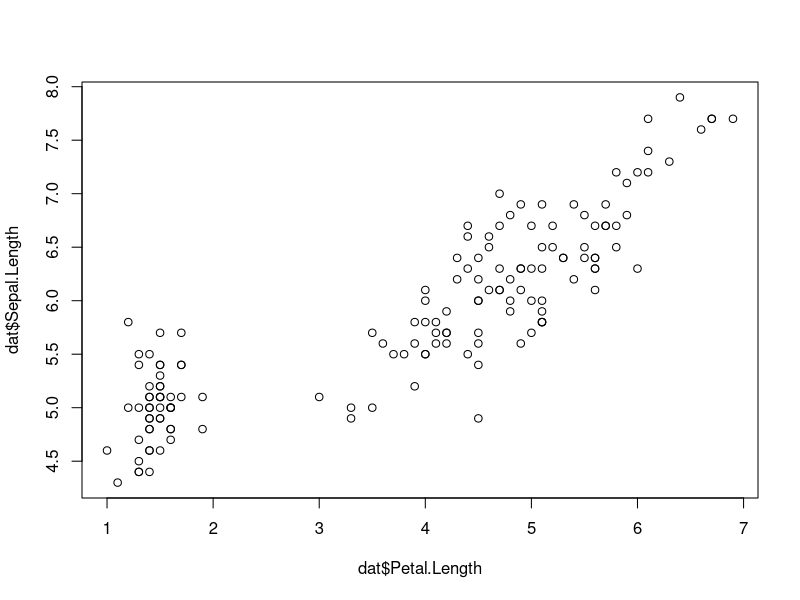
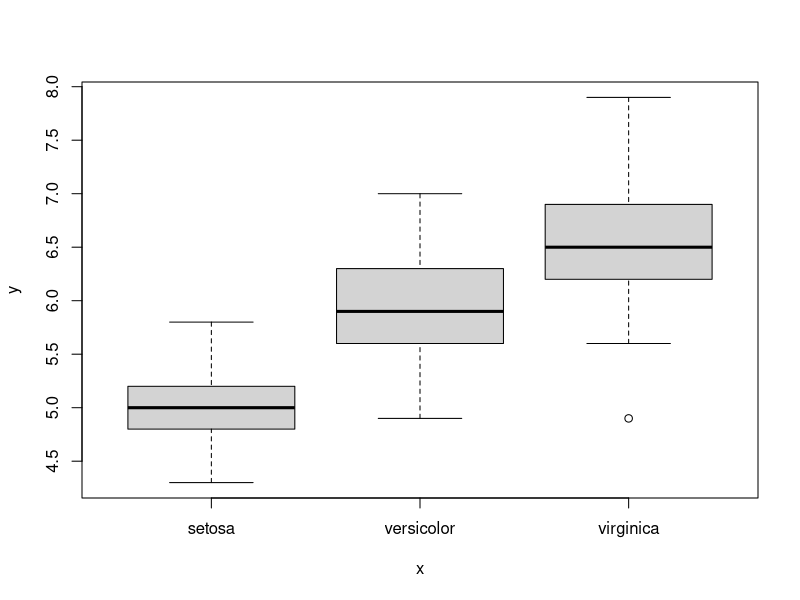

These figures' R source, in order: (Note: this script raises an error after producing the figures.)
###########################
#                         #
#    Assignment Week 3    #
#                         # 
###########################

# Instructions ####
# Fill in this script with stuff that we do in class.
# It might be a good idea to include comments/notes as well so you remember things we talk about
# At the end of this script are some comments with blank space after them
# They are plain-text instructions for what you need to accomplish.
# Your task is to write the code that accomplished those tasks.

# Then, make sure to upload this to both Canvas and your GitHub repository




# Vector operations! ####

# Vectors are 1-dimensional series of values in some order
1:10 # ':' only works for integers
  #displays a numerical vector of numbers 1 through ten
letters # built-in pre-made vector of a - z
  #displays a character vector of length 26



  #c for combine creates vectors
vector1 <- c(1,2,3,4,5,6,7,8,9,10)
vector2 <- c(5,6,7,8,4,3,2,1,3,10)
vector3 <- letters # letters and LETTERS are built-in vectors

  #vectorized calculation
vector1 + 5 #pulls all values from vector 1 to add to 5
  vector1[3] +5 #pulls the third value of vector 1 list to add to 5
vector2 / 2
  vector2[2] /2
vector1*vector2

#vector3 + 1 # can't add 1 to "a"


# Logical expressions (pay attention to these...they are used ALL THE TIME)
vector1 > 3 #less than
vector1 >= 3 #less than or equal to
vector1 < 5 #greater than
vector1 <= 5 #greater than or equal to
vector1 == 7 #is equal to
letters == "a" #is equal to
letters != "c" #is not equal to
letters %in% c("a","b","c","z") #is in 
vector1 %in% 1:6  #is in
#'%ni%' <- negate('%ni%') #creates a new function for "is not in"

c("a", "b", "q") %in% letters

# Data Frames ####
# R has quite a few built-in data sets
data("iris") # load it like this
class(iris) #gives the classification of iris as data.frame
class(vector3) #gives the classification of vector3 as character
class(vector1) #gives the classification of vector1 as numerical
# For built-in data, there's often a 'help file'
?iris

# "Iris" is a 'data frame.' 
# Data frames are 2-dimensional (think Excel spreadsheet)
# Rows and columns
# Each row or column is a vector


dat <- iris # can rename the object to be easier to type if you want
  #tells the computer to give a new same data set with the new name

# ways to get a peek at our data set
names(dat) #column heads
dim(dat) #gives a numeric vector of 2 (returns a vector)
  #rows and column lengths
  dim(dat)[1] #gives numbr of rows in vector
  nrow(dat) #gives number of rows in vector
head(dat) #gives first six rows
  


# You can access specific columns of a "data frame" by name using '$'
class(dat$Species) #species is a factor vector
  #Factors are harder to use as they consstrain the math that R runs in the background
  #contains embedded information that are the levels
    #levels are permitted values of for a factor class vector
  #factor(dat$Species, ordered=TRUE)
    #would tell R that the levels have a less than or greater than relative values
  levels(dat$Species) #gives the accepted level values
    #N/A will also be an accepted value
dat$Species #isolates a column ($) as its own vector

dat$Sepal.Length #
  

# You can also use square brackets to get specific 1-D or 2-D subsets of a data frame (rows and/or columns)
dat[1,1] # [Rows, Columns] one dimensional value yeilded
dat[1:3,5]

vector2[1]
letters[1:7]
letters[c(1,3,5,7)]


# Plotting ####

# Can make a quick plot....just give vectors for x and y axes
plot(x=dat$Petal.Length, y=dat$Sepal.Length)
  
plot(x=dat$Species, y=dat$Sepal.Length)
  #changed plot type due to the factor vector


# Object "Classes" ####

#check the classes of these vectors
class(dat$Petal.Length)
class(dat$Species)

# plot() function behaves differently depending on classes of objects given to it!

# Check all classes (for each column in dat)
str(dat) #structure 
  #shows a portion of the data as a preview
  #same as clicking on the down arrow by the data name in Environment tab

# "Classes" of vectors can be changed if needed (you'll need to, for sure, at some point!)

# Let's try
nums <- c(1,1,2,2,2,2,3,3,3,4,4,4,4,4,4,4,5,6,7,8,9)
class(nums) # make sure it's numeric

# convert to a factor
as.factor(nums) # show in console
  #made levels in the order that is saw them
nums_factor <- as.factor(nums) #assign it to a new object as a factor
class(nums_factor) # check it
levels(nums_factor)


# convert numeric to character
as.character(vector1)
as.character(vector1) + 5 
  #the as.character means that even though vector1 is numbers they are being 
  #treated as characters which can not be added to a numeric

# convert character to numeric
as.numeric(vector3)
 as.numeric(c("1", vector3))



#check it out
plot(nums) 
  #plotting a single dimensional vector
plot(nums_factor)
  #due to factor vector it can only create a Histogram
# take note of how numeric vectors and factors behave differently in plot()
plot(as.factor(letters))




# Simple numeric functions
# R is a language built for data analysis and statistics so there is a lot of functionality built-in

max(vector1)
min(vector1)
median(vector1)
mean(vector1)
range(vector1)
summary(vector1)
  class(summary(vector1))
  table(nums) #counts number of times a value is seen
  
  
# cumulative functions
cumsum(vector1)
cumprod(vector1)
cummin(vector1)
cummax(vector1)

# even has built-in statistical distributions (we will see more of these later)
dbinom(50,100,.5) # probability of getting exactly 50 heads out of 100 coin flips
  #dbinom- binomial function of 50 out of 100 trials, with a 50% probability



#### YOUR REMAINING HOMEWORK ASSIGNMENT (Fill in with code) ####

data("iris") 
#Required Data.frame

# 1.Get a subset of the "iris" data frame where it's just even-numbered rows
#seq(2,150,2) #Gives a list of the even numbers between 2 and 150

iris[seq_len(nrow(iris)) %% 2 == 0, ]
#Extract even rows from iris data frame 


# 2.Create a new object called iris_chr which is a copy of iris, 
#except where every column is a character class

iris_chr <- iris
iris_chr$Sepal.Length <- as.character(iris$Sepal.Length)
iris_chr$Sepal.Width  <- as.character(iris$Sepal.Width)
iris_chr$Petal.Length <- as.character(iris$Petal.Length)
iris_chr$Petal.Width  <- as.character(iris$Petal.Width)
iris_chr$Species      <- as.character(iris$Species)
#sapply(iris_chr, class) #code check


# 3.Create a new numeric vector object named "Sepal.Area" 
#which is the product of Sepal.Length and Sepal.Width

Sepal.Area <- iris$Sepal.Length*iris$Sepal.Width
#Sepal.Area #code check

# 4.Add Sepal.Area to the iris data frame as a new column

iris$Sepal.Area <- Sepal.Area
#iris$Sepal.Area #code check


# 5.Create a new dataframe that is a subset of iris using only rows 
#where Sepal.Area is greater than 20 
#(name it big_area_iris)

big_area_iris <- subset(iris, subset= iris$Sepal.Area >= 20)
#big_area_iris #code check

# 6.Upload the last numbered section of this R script (with all answers 
#filled in and tasks completed) to canvas. I should be able to run 
#your R script and get all the right objects generated

